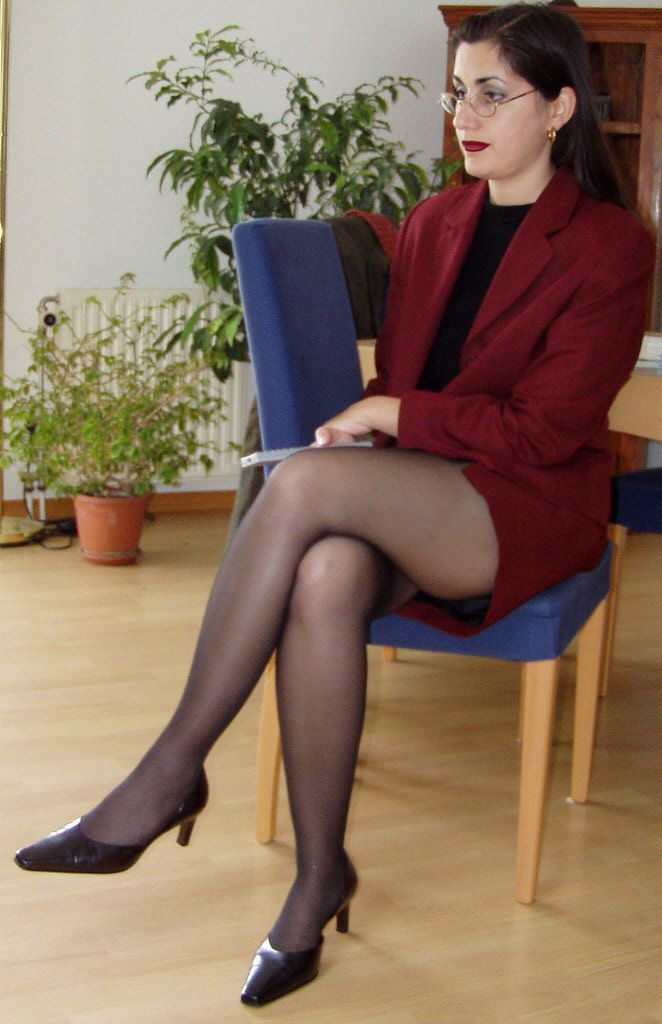
#> input picture test/sitting/0.jpg, 662 x 1024 px; its folder holds only this picture in this run
$ python hog-array.py
#> lines starting #> are read from the running program, lines starting #| are printed output that depends on the picture
import cv2
import numpy as np
import glob
from matplotlib import pyplot as plt

x=0
for image in glob.glob('E:/shujath-academics/academics/Projects/Major Project/dataset/sitting/*.jpg'):
    x=x+1
    img=cv2.imread(image,0)
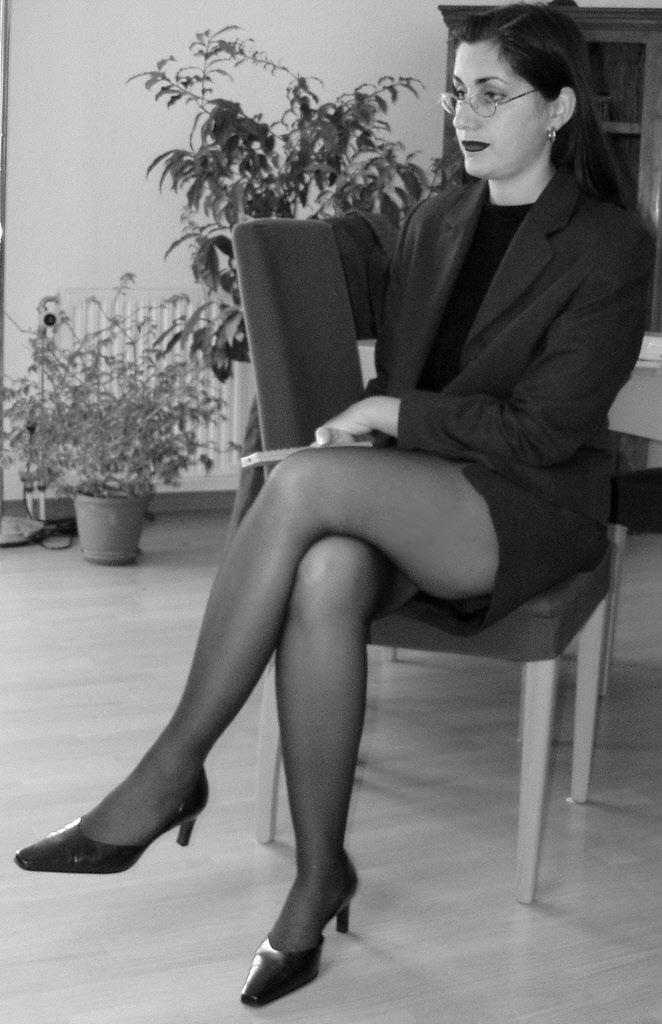
#> img: shape (1024, 662); min 0, max 255, mean 117.9
    img = cv2.Canny(img,100,200)
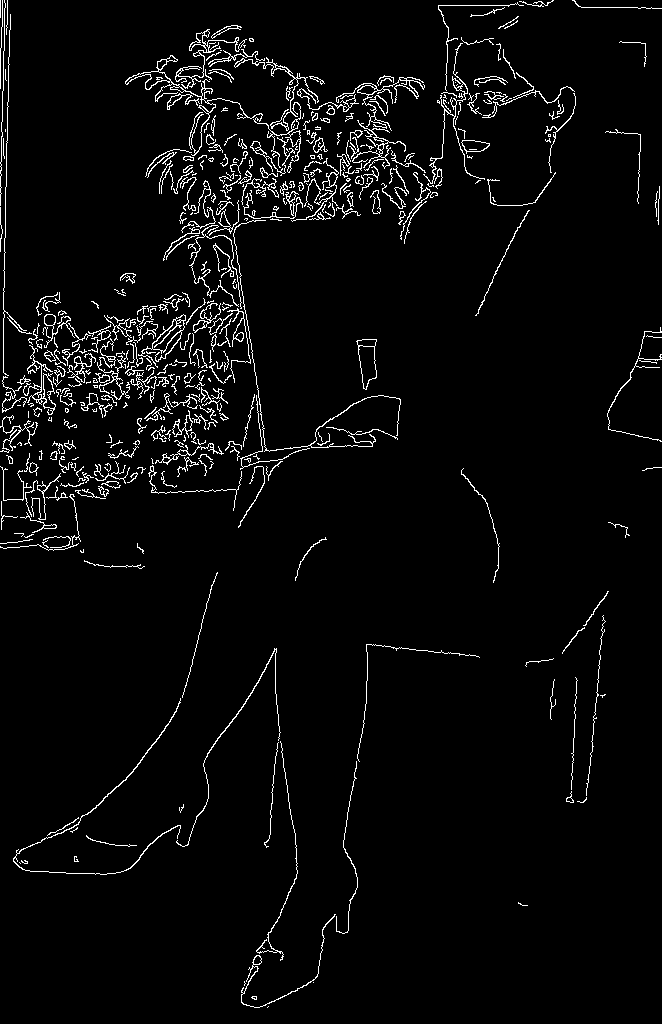
#> img: shape (1024, 662); 3.7% white in thin lines or dots


    cell_size = (4, 4)  # h x w in pixels
    block_size = (2, 2)  # h x w in cells
    nbins = 20  # number of orientation bins

    # winSize is the size of the image cropped to an multiple of the cell size
    hog = cv2.HOGDescriptor(_winSize=(img.shape[1] // cell_size[1] * cell_size[1],
                                  img.shape[0] // cell_size[0] * cell_size[0]),
                        _blockSize=(block_size[1] * cell_size[1],
                                    block_size[0] * cell_size[0]),
                        _blockStride=(cell_size[1], cell_size[0]),
                        _cellSize=(cell_size[1], cell_size[0]),
                        _nbins=nbins)


    n_cells = (img.shape[0] // cell_size[0], img.shape[1] // cell_size[1])
#> n_cells = (256, 165)
    hog_feats = hog.compute(img)\
               .reshape(n_cells[1] - block_size[1] + 1,
                        n_cells[0] - block_size[0] + 1,
                        block_size[0], block_size[1], nbins) \
               .transpose((1, 0, 2, 3, 4))  # index blocks by rows first
    # hog_feats now contains the gradient amplitudes for each direction,
    # for each cell of its group for each group. Indexing is by rows then columns.

    gradients = np.zeros((n_cells[0], n_cells[1], nbins))

    # count cells (border cells appear less often across overlapping groups)
    cell_count = np.full((n_cells[0], n_cells[1], 1), 0, dtype=int)

    for off_y in range(block_size[0]):
        for off_x in range(block_size[1]):
            gradients[off_y:n_cells[0] - block_size[0] + off_y + 1,
                  off_x:n_cells[1] - block_size[1] + off_x + 1] += \
                hog_feats[:, :, off_y, off_x, :]
            cell_count[off_y:n_cells[0] - block_size[0] + off_y + 1,
                   off_x:n_cells[1] - block_size[1] + off_x + 1] += 1
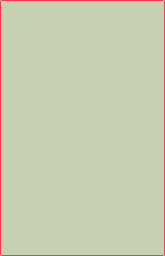
#> cell_count: shape (256, 165, 1) int64; 3 distinct labels, from 1 to 4; one colour per label, 0 black

    # Average gradients
    gradients /= cell_count

    # Preview
    plt.figure()
    plt.imshow(img, cmap='gray')
    plt.show()

    bin = 5  # angle is 360 / nbins * direction
    plt.pcolor(gradients[:, :, bin])
    plt.gca().invert_yaxis()
    plt.gca().set_aspect('equal', adjustable='box')
    plt.colorbar()

    cv2.imwrite('E:/shujath-academics/academics/Projects/Major Project/dataset/output/sit/{}.jpg'.format(x),img)
    plt.show()
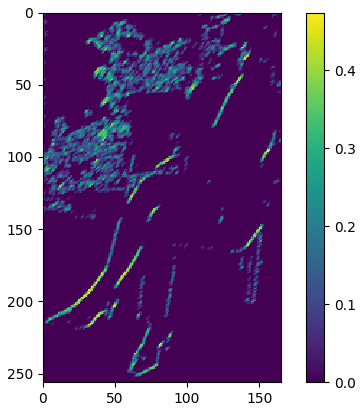
#> figure drawn by matplotlib, 2 panels

$ run again, on test/sitting/1.jpg
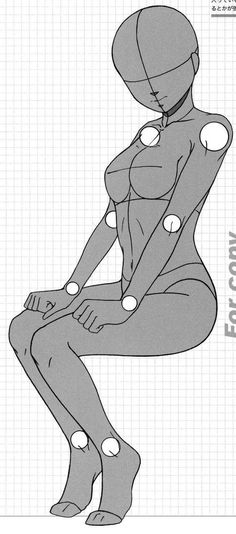
#> input picture test/sitting/1.jpg, 236 x 534 px
#> img is the input picture: shape (534, 236); min 0, max 255, mean 212.3
#> img: shape (534, 236); 6.4% white in thin lines or dots
#> `plt.show()`:
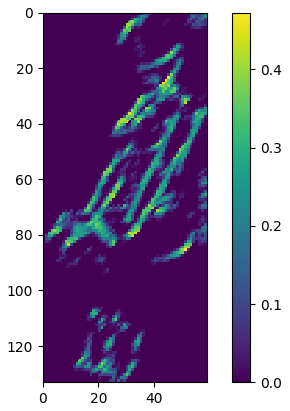
#> figure drawn by matplotlib, 2 panels
